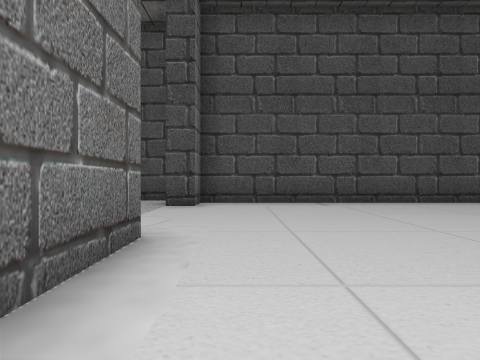
view 1 (above)

20 first-person views from a walk through a scene from a Unity 3-D project. The camera is 1.2 m above the floor, looks level and sees 80° across. The floor is counted in squares, 2 m on a side. Each view is taken from the middle of a square. On the plan, view 1 faces up. The plan holds only what a view shows up to about 9 squares ahead; the rest is blank. The place goes on beyond the plan. The player character is not drawn.

view 2
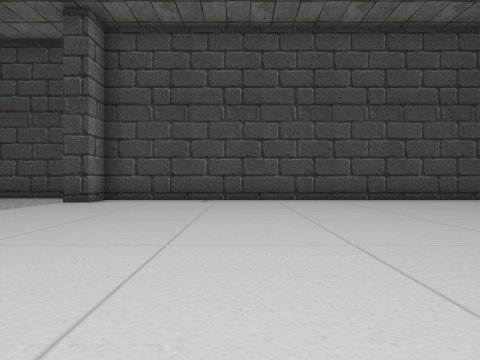

view 3
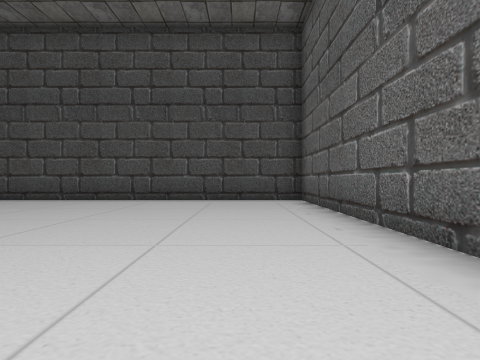

view 4
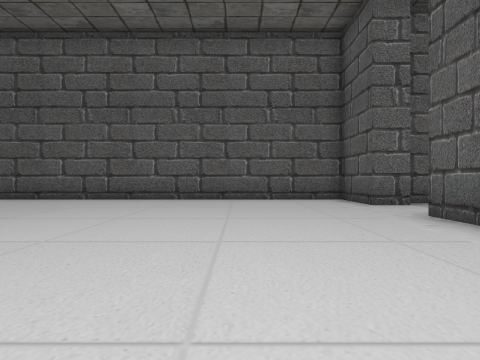

view 5
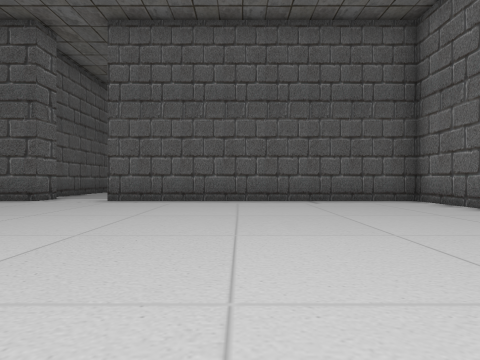

view 6
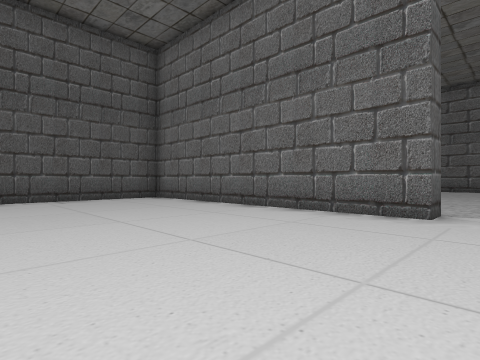

view 7
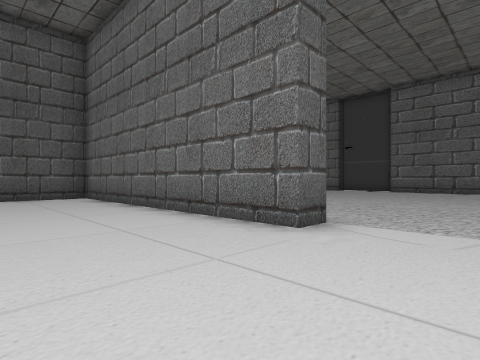

view 8
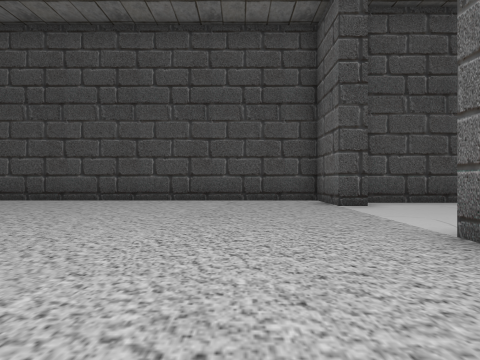

view 9
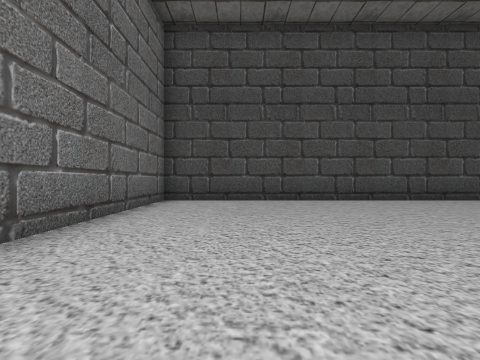

view 10
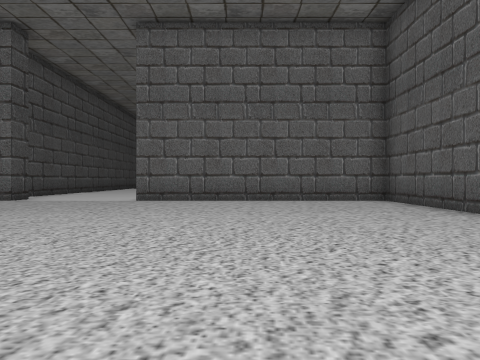

view 11
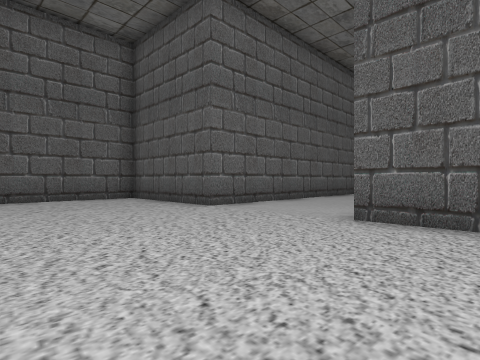

view 12
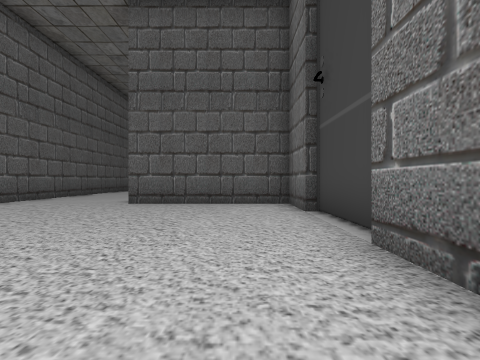

view 13
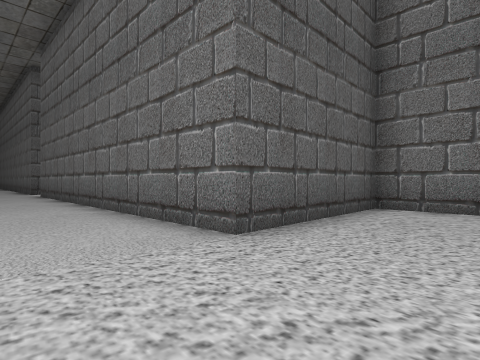

view 14
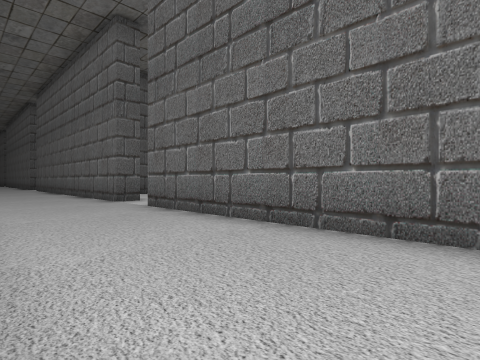

view 15
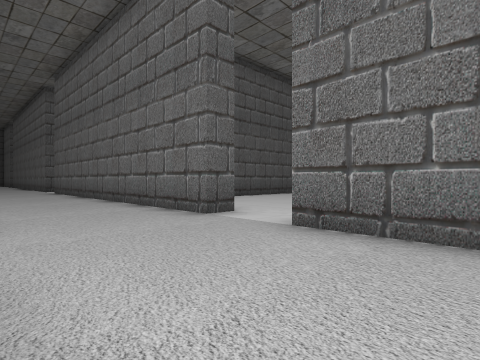

view 16
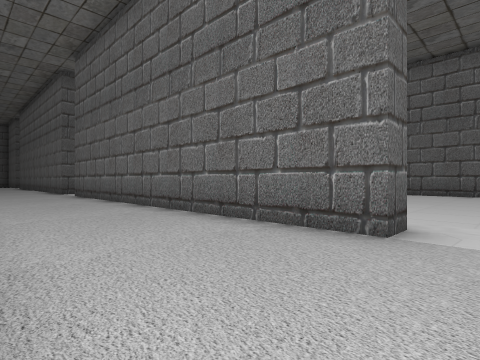

view 17
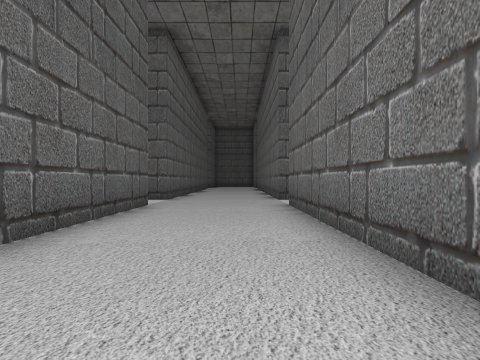

view 18
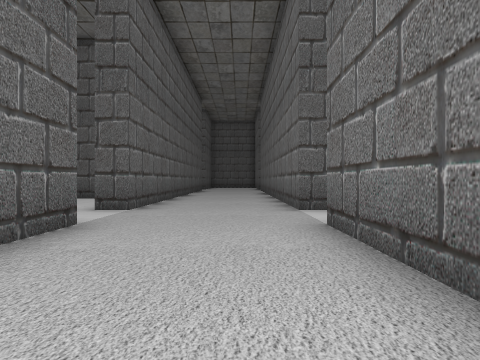

view 19
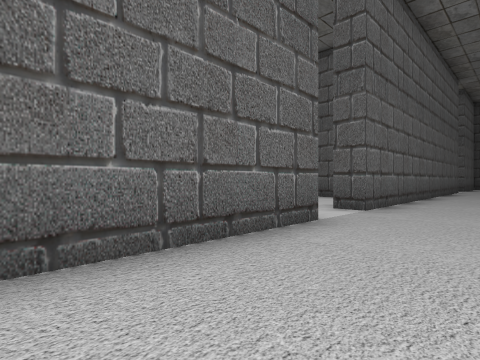

view 20
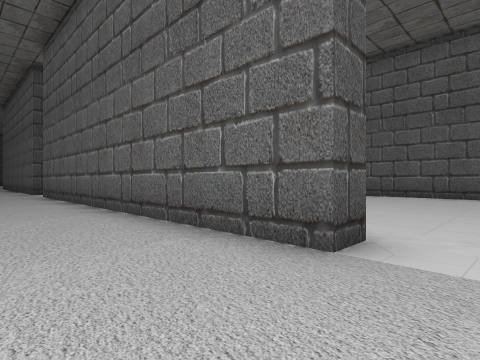

### Floor plan
Points are (right, up) in squares from view 1. A wall is a line through its corners. A room is listed if a view was taken in it or the views show most of it. See-through windows are left out.
Room 1 (views 1, 2, 3, 4, 5, 6, 7)
walls: (-1, 3) (-1, -5.1) (7.9, -5.1); (9.8, -6.1) (9.8, -5.1) (11.8, -5.1) (11.8, 7.5) (-1, 7.5) (-1, 6.6)
ways out: opening at (-0.7, 5) to room 2; opening at (8.5, -5)
Room 2 (views 8, 9, 10, 11, 12, 13, 14, 15, 16, 17, 18, 19, 20)
walls: (-5.8, -7.5) (-5.8, -4.2) (-1.7, -4.2) (-1.7, 3) (-1, 3); (-13.2, -2.4) (-13.2, -4.2) (-9.2, -4.2) (-9.2, -14.2); (-9.2, -16) (-9.2, -26.9); (-13.5, -0.2) (-13.5, -2.4); (-1, 6.6) (-1.7, 6.6) (-1.7, 8.4) (-13.2, 8.4) (-13.2, 0.3); (-5.1, -26.9) (-5.8, -26.9) (-5.8, -17.5); (-9.8, -28.7) (-9.2, -28.7) (-9.2, -31.9); (-5.8, -32.5) (-5.8, -28.7) (-5.1, -28.7)
ways out: opening at (-0.7, 5) to room 1; opening at (-10, -27.5); opening at (-10, -15.5); opening at (-5, -27.5)

Where each view was taken, in squares from view 1:
view 1: 0 up, 0 right, facing up
view 2: 1 down, 3 right, facing up
view 3: 1 down, 10 right, facing up
view 4: 2 down, 3 right, facing right
view 5: 3 up, 4 right, facing down
view 6: 4 up, 4 right, facing down-left
view 7: 5 up, 2 right, facing down-left
view 8: 0 up, 4 left, facing up
view 9: 0 up, 11 left, facing up
view 10: 0 up, 10 left, facing right
view 11: 0 up, 11 left, facing down-right
view 12: 3 up, 12 left, facing down
view 13: 2 down, 7 left, facing down-left
view 14: 8 down, 6 left, facing down-left
view 15: 12 down, 6 left, facing down-left
view 16: 15 down, 6 left, facing down-left
view 17: 20 down, 8 left, facing down
view 18: 23 down, 8 left, facing down
view 19: 23 down, 8 left, facing down-right
view 20: 28 down, 8 left, facing up-right
